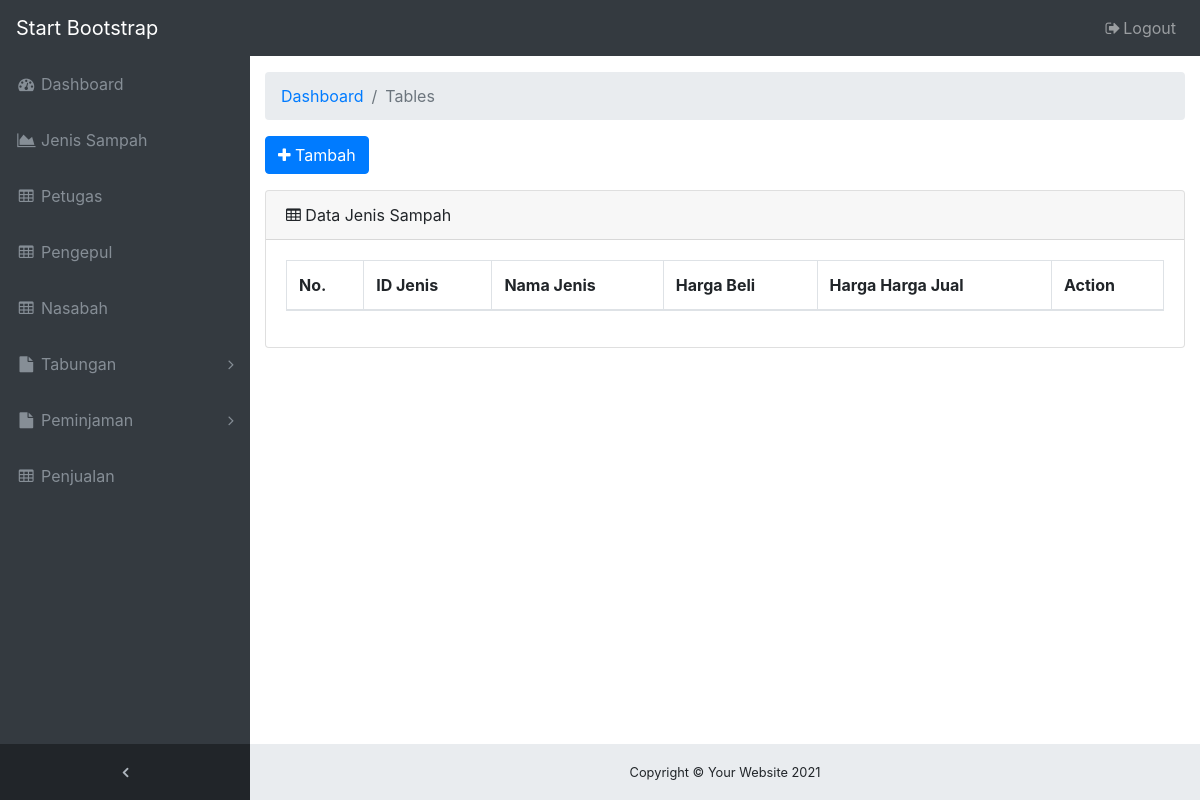
Before: /ADMIN/menu-jenis-sampah.php (signed in) with the older database file.
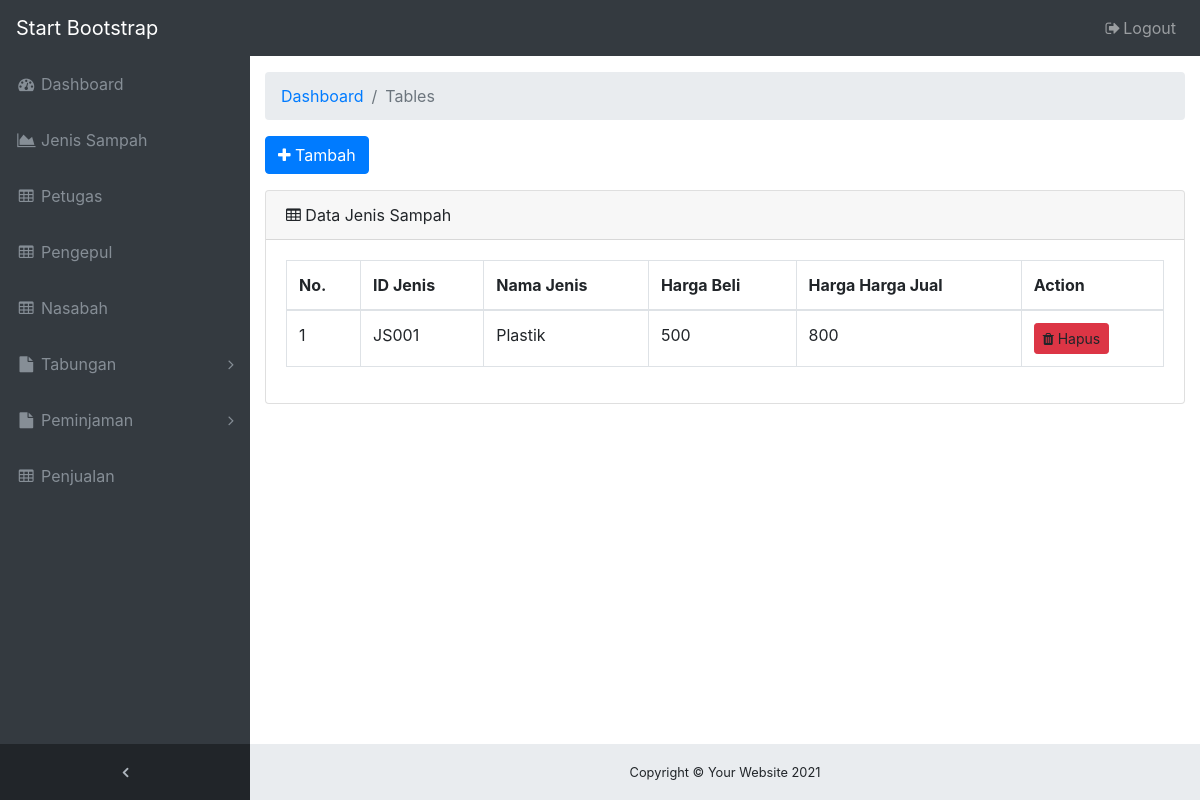
After: the same page with the newer database file.
### tables this page shows
CREATE TABLE `tb_jenis_sampah` (
  `id_jenis` varchar(10) NOT NULL,
  `nama_jenis` varchar(30) NOT NULL,
  `harga_beli` int(11) NOT NULL,
  `harga_jual` int(11) NOT NULL
);

### ADMIN/menu-jenis-sampah.php (the view, shortened to what this page needs)
<!DOCTYPE html>
<html lang="en">
<head>
  <link href="vendor/bootstrap/css/bootstrap.min.css" rel="stylesheet">
  <link href="vendor/font-awesome/css/font-awesome.min.css" rel="stylesheet" type="text/css">
  <link href="vendor/datatables/dataTables.bootstrap4.css" rel="stylesheet">
  <link href="css/sb-admin.css" rel="stylesheet">
  <?php include 'navbar.php'; ?>
</head>
<body class="fixed-nav sticky-footer bg-dark" id="page-top">
  <div class="content-wrapper">
    <div class="container-fluid">
      <ol class="breadcrumb">
        <li class="breadcrumb-item">
          <a href="#">Dashboard</a>
        </li>
        <li class="breadcrumb-item active">Tables</li>
      </ol>
      <div class="form-group">
        <a href="form-tambah-jenis.php" class="btn btn-primary"><i class="fa fa-plus"></i> Tambah</a>
      </div>
      <div class="card mb-3">
        <div class="card-header">
          <i class="fa fa-table"></i> Data Jenis Sampah</div>
        <div class="card-body">
          <div class="table-responsive">
            <table class="table table-bordered" id="dataTable" width="100%" cellspacing="0">
              <thead>
                <tr>
                  <th>No.</th>
                   <th>ID Jenis</th>
                  <th>Nama Jenis</th>
                  <th>Harga Beli</th>
                  <th>Harga Harga Jual</th>
                  <th>Action</th>
                </tr>
              </thead>
              <tbody>
                <?php
                include('koneksi_db.php');
                $result = mysqli_query($koneksi,"SELECT * FROM tb_jenis_sampah");
                $nomor = 1;
                ?>
                <?php
                  while($data = mysqli_fetch_array($result)) {
                    echo "<tr>";
                    echo "<td>".$nomor++."</td>";
                    echo "<td>".$data['id_jenis']."</td>";
                    echo "<td>".$data['nama_jenis']."</td>";
                    echo "<td>".$data['harga_beli']."</td>";
                    echo "<td>".$data['harga_jual']."</td>";
                    echo "<td>
                          <a data-href='proses-hapus-petugas.php?id=".$data['id_jenis']."' class = 'btn btn-danger btn-sm' data-toggle='modal' data-target='#konfirmasi_hapus'><i class='fa fa-trash'></i> Hapus</a>
                          </td>";
                    echo "</tr>";
                  }
                 ?>
              </tbody>
            </table>
          </div>
        </div>
      </div>
    </div>
    <?php include 'footer.php'; ?>
  </div>
</body>
</html>

Changed rows visible on the page:
added tb_jenis_sampah: id_jenis "JS001", nama_jenis "Plastik", harga_beli "500", harga_jual "800"
